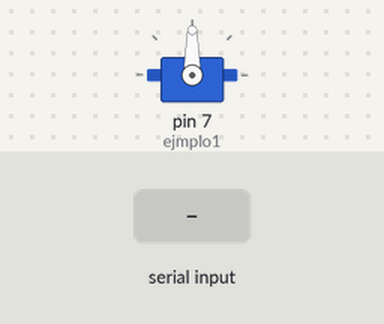
The sketch below on a simulated Arduino Uno, built with avr-gcc and run on an emulated ATmega328P. On the bench: servo. Inputs (shaded band) come from the test bench.

Above: at 0.1 s.
At 1.2 s:
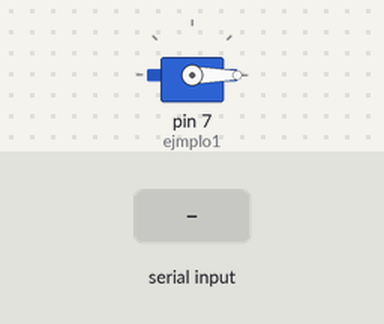
1.3 s: "30,150\n" received over Serial
At 2.3 s:
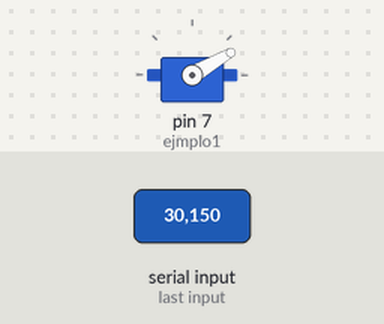
Timing chart, 0 to 4.3 s (numbered marks = the images above; inputs shaded):
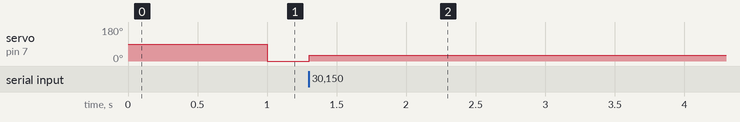

Measured:
- after the input at 1.3 s, servo on pin 7 (ejmplo1): 0° → 30° at once

The sketch:

microservomotor_simple1.ino
```cpp
/*
Autor: Roberto Rico Sandoval.
Fille: Microservomotor sencillo.
Date: 27/ 12/ 2022
*/

#include <Servo.h>

Servo ejmplo1;

int giro;

void setup()
{
  ejmplo1.attach(7);
  Serial.begin(9600);
}

void loop()
{

  while(Serial.available() == 0){

    giro = Serial.parseInt();
    ejmplo1.write(giro);

  }
}
```
